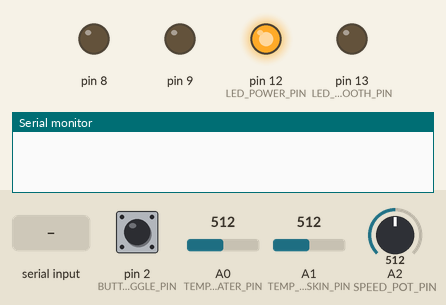
Recording of a sketch running on a simulated Arduino Nano, built with avr-gcc and run on an emulated ATmega328P. On the bench: output pins drawn as LEDs (lit = HIGH), the last lines printed to the serial monitor. Dashed ring = blinking. The test bench sets the inputs (shaded band); at power-on: pin 2 (BUTTON_TOGGLE_PIN) HIGH, A2 (SPEED_POT_PIN) = 512, A1 (TEMP_SENSOR_SKIN_PIN) = 512, A0 (TEMP_SENSOR_WATER_PIN) = 512.

Above: at 2.5 s.
2.6 s: pin 2 (BUTTON_TOGGLE_PIN) pulled LOW for 0.15 s
At 3.0 s:
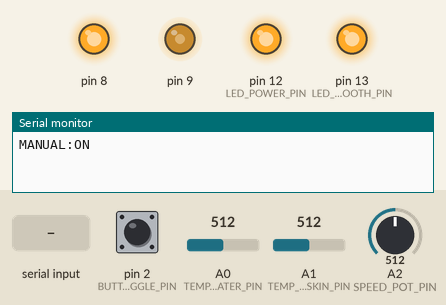
4.2 s: "SPEED:\n" received over Serial
At 5.5 s:
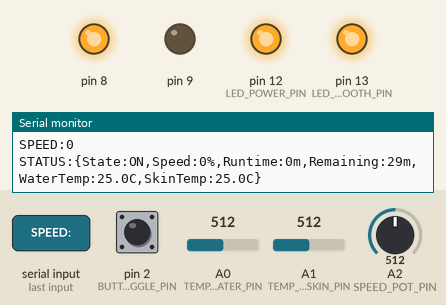
5.8 s: A2 (SPEED_POT_PIN) set to 498
7.3 s: A2 (SPEED_POT_PIN) set to 482
At 8.4 s:
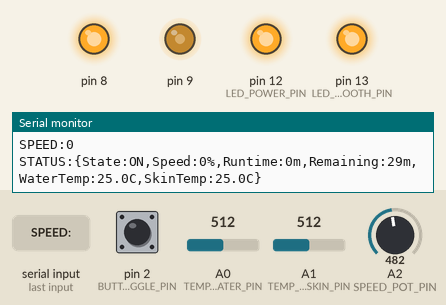
8.8 s: A1 (TEMP_SENSOR_SKIN_PIN) set to 655
11.4 s: A1 (TEMP_SENSOR_SKIN_PIN) set to 685
At 12.72 s:
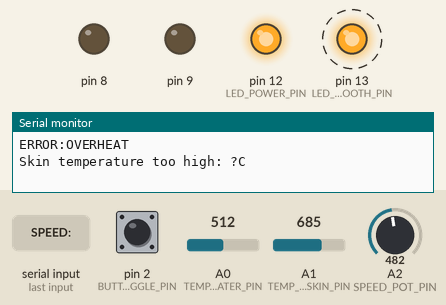
Timing chart, 0 to 15.9 s (numbered marks = the images above; inputs shaded):
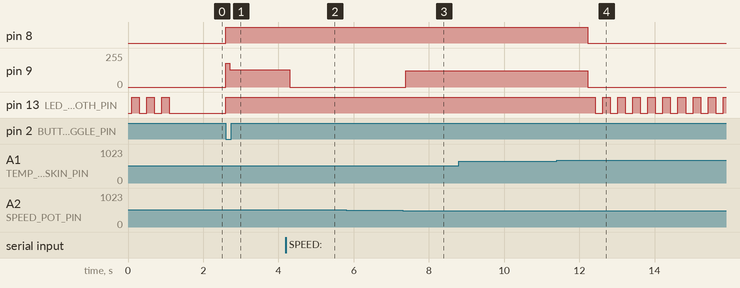

Measured:
- the behaviour switches between 491 and 490 on A2 (SPEED_POT_PIN) (found by bisection; images 2 and 3)
- the behaviour switches between 668 and 669 on A1 (TEMP_SENSOR_SKIN_PIN) (found by bisection; images 3 and 4)
- after the input at 2.6 s, pin 8, pin 13 (LED_BLUETOOTH_PIN): LOW → HIGH at once; pin 9: 0/255 → 180/255 at once, → 130/255 0.10 s later
- after the input at 4.2 s, pin 9: 130/255 → 0/255 after 0.11 s
- after the input at 5.8 s, every drawn part: stays the same
- after the input at 7.3 s, pin 9: 0/255 → 122/255 after 0.09 s
- after the input at 11.4 s, pin 8: HIGH → LOW after 0.82 s; pin 9: 122/255 → 0/255 after 0.82 s; pin 13 (LED_BLUETOOTH_PIN): alternates HIGH for 0.20 s and LOW for 0.20 s, starting after 1.0 s

The sketch:

Testicool.ino
```cpp
/*
 * Firmware.ino
 * Main firmware file for Testicool scrotal cooling device
 *
 * DEVICE OVERVIEW:
 * Testicool is a wearable scrotal cooling device designed for use in
 * 80-100°C sauna environments. It maintains scrotal temperature at
 * 34-35°C using a liquid cooling system with pump control.
 *
 * CONTROL MODES:
 * 1. MANUAL: Physical buttons on water bottle lid (ON/OFF)
 * 2. WIRELESS: Bluetooth app control via smartphone
 *
 * HARDWARE:
 * - Arduino Nano (ATmega328P)
 * - DC water pump (12V, PWM controlled)
 * - HC-05/HC-06 Bluetooth module OR HM-10 BLE module
 * - Push buttons (x2) for manual control
 * - Optional: NTC thermistor for temperature monitoring
 * - 946 mL water reservoir with silicone tubing
 *
 * SAFETY FEATURES:
 * - Maximum 30-minute runtime with auto-shutoff
 * - Temperature monitoring (when sensor installed)
 * - Emergency stop capability
 * - Button debouncing
 *
 * Team: BME 200/300 Section 301
 * Client: Dr. Javier Santiago
 * Advisor: Dr. John Puccinelli
 */

#include "config.h"
#include "pump.h"
#include "bluetooth.h"

// ============================================================================
// GLOBAL STATE VARIABLES
// ============================================================================

// Button state tracking for debouncing
static unsigned long lastButtonPress = 0;
static bool lastButtonState = HIGH;

// Timing variables for non-blocking operation
static unsigned long lastStatusUpdate = 0;
static unsigned long lastTempRead = 0;
static unsigned long lastSpeedRead = 0;

// Speed control tracking
static uint8_t lastPotSpeed = 180;  // Track last potentiometer speed reading

// ============================================================================
// ARDUINO SETUP FUNCTION
// ============================================================================

void setup() {
  // Initialize serial communication for Bluetooth
  bluetoothInit();

  // Initialize pump hardware
  pumpInit();

  // Configure manual control button pin
  pinMode(BUTTON_TOGGLE_PIN, INPUT_PULLUP);   // Internal pull-up resistor

  // Configure optional status LED pins
  #ifdef LED_POWER_PIN
    pinMode(LED_POWER_PIN, OUTPUT);
    digitalWrite(LED_POWER_PIN, HIGH);  // Power LED on
  #endif

  #ifdef LED_BLUETOOTH_PIN
    pinMode(LED_BLUETOOTH_PIN, OUTPUT);
    digitalWrite(LED_BLUETOOTH_PIN, LOW);
  #endif

  // Configure temperature sensor pins (if used)
  #if !SIMULATE_TEMPERATURE
    pinMode(TEMP_SENSOR_WATER_PIN, INPUT);
    pinMode(TEMP_SENSOR_SKIN_PIN, INPUT);
  #endif

  // Configure speed potentiometer pin
  pinMode(SPEED_POT_PIN, INPUT);

  #if DEBUG_MODE
    Serial.println(F("[SETUP] Testicool initialization complete"));
    Serial.println(F("[SETUP] System ready - awaiting commands"));
    Serial.println(F(""));
  #endif

  // Brief startup indication
  blinkLED(LED_BLUETOOTH_PIN, 3, 200);  // 3 blinks to indicate ready
}

// ============================================================================
// ARDUINO MAIN LOOP
// ============================================================================

void loop() {
  // Get current time for non-blocking timing
  unsigned long currentMillis = millis();

  // ========== 1. CHECK MANUAL BUTTONS ==========
  checkManualButtons();

  // ========== 2. PROCESS BLUETOOTH COMMANDS ==========
  if (bluetoothProcessCommands()) {
    // Command was processed - blink BT LED
    #ifdef LED_BLUETOOTH_PIN
      digitalWrite(LED_BLUETOOTH_PIN, HIGH);
      delay(50);
      digitalWrite(LED_BLUETOOTH_PIN, LOW);
    #endif
  }

  // ========== 3. SAFETY CHECK ==========
  // Check pump safety conditions (max runtime, etc.)
  if (pumpCheckSafety()) {
    // Safety shutoff occurred - notify via Bluetooth
    bluetoothSendError("SAFETY_SHUTOFF");
    bluetoothSendMessage("Maximum runtime exceeded");

    #if DEBUG_MODE
      Serial.println(F("[MAIN] Safety shutoff triggered"));
    #endif
  }

  // ========== 4. PERIODIC STATUS UPDATES ==========
  // Send status update every STATUS_UPDATE_INTERVAL_MS
  if (currentMillis - lastStatusUpdate >= STATUS_UPDATE_INTERVAL_MS) {
    lastStatusUpdate = currentMillis;

    // Only send automatic updates if pump is running
    if (pumpGetState() == PUMP_ON) {
      #if DEBUG_MODE
        Serial.println(F("[MAIN] Sending periodic status update"));
      #endif
      bluetoothSendStatus();
    }
  }

  // ========== 5. TEMPERATURE MONITORING ==========
  #if !SIMULATE_TEMPERATURE
  if (currentMillis - lastTempRead >= TEMP_READ_INTERVAL_MS) {
    lastTempRead = currentMillis;

    float waterTemp = readWaterTemperature();
    float skinTemp = readSkinTemperature();

    // Check for temperature-based safety conditions
    if (skinTemp > OVERHEAT_TEMP_C && pumpGetState() == PUMP_ON) {
      pumpEmergencyStop();
      bluetoothSendError("OVERHEAT");
      char msg[64];
      snprintf(msg, sizeof(msg), "Skin temperature too high: %.1fC", skinTemp);
      bluetoothSendMessage(msg);

      #if DEBUG_MODE
        Serial.print(F("[MAIN] OVERHEAT DETECTED: "));
        Serial.print(skinTemp);
        Serial.println(F("C"));
      #endif
    }

    // Optional: Check if water is too warm (not cooling effectively)
    if (waterTemp > 30.0 && pumpGetState() == PUMP_ON) {
      #if DEBUG_MODE
        Serial.print(F("[WARNING] Water temp: "));
        Serial.print(waterTemp);
        Serial.println(F("C - may not cool effectively"));
      #endif
    }
  }
  #endif

  // ========== 6. MANUAL SPEED CONTROL (POTENTIOMETER) ==========
  // Read potentiometer and adjust pump speed
  if (currentMillis - lastSpeedRead >= SPEED_READ_INTERVAL_MS) {
    lastSpeedRead = currentMillis;

    // Only read pot if pump is running
    if (pumpGetState() == PUMP_ON) {
      checkManualSpeedControl();
    }
  }

  // ========== 7. LED STATUS INDICATION ==========
  updateStatusLEDs();

  // Small delay for loop stability (non-blocking)
  delay(LOOP_DELAY_MS);
}

// ============================================================================
// MANUAL BUTTON HANDLING
// ============================================================================

void checkManualButtons() {
  unsigned long currentMillis = millis();

  // ========== TOGGLE BUTTON ==========
  bool buttonState = digitalRead(BUTTON_TOGGLE_PIN);

  // Check for button press (LOW = pressed with pull-up resistor)
  if (buttonState == LOW && lastButtonState == HIGH) {
    // Debounce check
    if (currentMillis - lastButtonPress > BUTTON_DEBOUNCE_MS) {
      lastButtonPress = currentMillis;

      // Toggle pump state
      PumpState currentState = pumpGetState();

      if (currentState == PUMP_ON) {
        // Pump is ON, turn it OFF
        pumpOff();
        bluetoothSendMessage("MANUAL:OFF");

        #if DEBUG_MODE
          Serial.println(F("[BUTTON] Toggle button pressed - Pump OFF"));
        #endif
      } else {
        // Pump is OFF, turn it ON
        if (pumpOn()) {
          bluetoothSendMessage("MANUAL:ON");

          #if DEBUG_MODE
            Serial.println(F("[BUTTON] Toggle button pressed - Pump ON"));
          #endif
        }
      }
    }
  }

  lastButtonState = buttonState;
}

// ============================================================================
// MANUAL SPEED CONTROL (POTENTIOMETER)
// ============================================================================

void checkManualSpeedControl() {
  // Read potentiometer value (0-1023)
  int potValue = analogRead(SPEED_POT_PIN);

  // Map to pump speed range (0-255)
  // Add small deadzone at bottom to ensure pump can be set to "off" speed
  uint8_t newSpeed;
  if (potValue < 20) {
    newSpeed = 0;  // Deadzone at bottom
  } else {
    newSpeed = map(potValue, 20, 1023, 10, 255);  // Map 20-1023 to 10-255
  }

  // Only update if speed changed significantly (> 5 units to reduce jitter)
  if (abs((int)newSpeed - (int)lastPotSpeed) > 5) {
    lastPotSpeed = newSpeed;

    // Set the new pump speed
    if (pumpSetSpeed(newSpeed)) {
      #if DEBUG_MODE
        Serial.print(F("[POT] Manual speed adjusted: "));
        Serial.print(newSpeed);
        Serial.print(F(" ("));
        Serial.print((newSpeed * 100) / 255);
        Serial.println(F("%)"));
      #endif

      // Send notification via Bluetooth (optional - might be too chatty)
      // Uncomment if you want app to update when pot is turned
      // char msg[32];
      // snprintf(msg, sizeof(msg), "MANUAL_SPEED:%d", newSpeed);
      // bluetoothSendMessage(msg);
    }
  }
}

// ============================================================================
// LED STATUS INDICATION
// ============================================================================

void updateStatusLEDs() {
  #ifdef LED_POWER_PIN
    // Power LED always on
    digitalWrite(LED_POWER_PIN, HIGH);
  #endif

  #ifdef LED_BLUETOOTH_PIN
    // Bluetooth LED indicates pump state
    PumpState state = pumpGetState();

    if (state == PUMP_ON) {
      // Solid on when pump running
      digitalWrite(LED_BLUETOOTH_PIN, HIGH);
    } else if (state == PUMP_ERROR) {
      // Fast blink when error
      digitalWrite(LED_BLUETOOTH_PIN, (millis() / 200) % 2);
    } else {
      // Off when pump off
      digitalWrite(LED_BLUETOOTH_PIN, LOW);
    }
  #endif
}

// ============================================================================
// HELPER FUNCTIONS
// ============================================================================

void blinkLED(uint8_t pin, uint8_t times, unsigned int delayMs) {
  #ifdef LED_BLUETOOTH_PIN
    for (uint8_t i = 0; i < times; i++) {
      digitalWrite(pin, HIGH);
      delay(delayMs);
      digitalWrite(pin, LOW);
      delay(delayMs);
    }
  #endif
}

#if !SIMULATE_TEMPERATURE
// NTC 10K Thermistor Parameters
#define THERMISTOR_NOMINAL 10000.0    // Resistance at 25°C (10kΩ)
#define TEMPERATURE_NOMINAL 25.0      // Temperature for nominal resistance (25°C)
#define B_COEFFICIENT 3950.0          // Beta coefficient for NTC thermistor
#define SERIES_RESISTOR 10000.0       // Value of series resistor (10kΩ)

// Calibration offsets (adjust after testing at known temperature)
#define WATER_TEMP_OFFSET 0.0   // Adjust if needed
#define SKIN_TEMP_OFFSET  0.0   // Adjust if needed

// Helper function to read temperature from NTC 10K thermistor
float readThermistorTemperature(int pin) {
  // Read analog value from thermistor
  int rawValue = analogRead(pin);

  // Avoid edge cases
  if (rawValue <= 1) rawValue = 1;
  if (rawValue >= 1022) rawValue = 1022;

  // Calculate resistance of thermistor
  // WIRING: Thermistor to +5V, Resistor to GND
  // Voltage divider: Vout = Vin * (R_series / (R_series + R_thermistor))
  // Therefore: R_thermistor = R_series * ((1023/ADC) - 1)
  float adcFloat = (float)rawValue;
  float resistance = SERIES_RESISTOR * ((1023.0 / adcFloat) - 1.0);

  // Steinhart-Hart equation (simplified B-parameter equation)
  // 1/T = 1/T0 + (1/B) * ln(R/R0)
  float steinhart;
  steinhart = resistance / THERMISTOR_NOMINAL;              // (R/Ro)
  steinhart = log(steinhart);                               // ln(R/Ro)
  steinhart /= B_COEFFICIENT;                               // 1/B * ln(R/Ro)
  steinhart += 1.0 / (TEMPERATURE_NOMINAL + 273.15);        // + (1/To) in Kelvin
  steinhart = 1.0 / steinhart;                              // Invert to get Kelvin
  steinhart -= 273.15;                                      // Convert to Celsius

  return steinhart;
}

float readWaterTemperature() {
  float temp = readThermistorTemperature(TEMP_SENSOR_WATER_PIN);
  return temp + WATER_TEMP_OFFSET;  // Apply calibration offset
}

float readSkinTemperature() {
  float temp = readThermistorTemperature(TEMP_SENSOR_SKIN_PIN);
  return temp + SKIN_TEMP_OFFSET;   // Apply calibration offset
}
#endif

// ============================================================================
// INTERRUPT SERVICE ROUTINES (Optional Enhancement)
// ============================================================================

// Uncomment and modify if you want to use hardware interrupts for buttons
// This provides faster, more reliable button response

/*
void buttonOnISR() {
  static unsigned long lastInterrupt = 0;
  unsigned long currentTime = millis();

  // Debounce
  if (currentTime - lastInterrupt > BUTTON_DEBOUNCE_MS) {
    lastInterrupt = currentTime;
    pumpOn();
  }
}

void buttonOffISR() {
  static unsigned long lastInterrupt = 0;
  unsigned long currentTime = millis();

  // Debounce
  if (currentTime - lastInterrupt > BUTTON_DEBOUNCE_MS) {
    lastInterrupt = currentTime;
    pumpOff();
  }
}

// In setup(), add:
// attachInterrupt(digitalPinToInterrupt(BUTTON_ON_PIN), buttonOnISR, FALLING);
// attachInterrupt(digitalPinToInterrupt(BUTTON_OFF_PIN), buttonOffISR, FALLING);
*/
```

bluetooth.h
```cpp
/*
 * bluetooth.h
 * Bluetooth communication module header for Testicool device
 *
 * This module manages wireless communication with mobile app via:
 * - KS-03 / JDY-31 Classic Bluetooth SPP modules (HM-10 clones)
 * - HC-05 / HC-06 Classic Bluetooth modules
 * - Any other UART-based Bluetooth SPP module
 *
 * Communication is done via UART (SoftwareSerial or hardware Serial)
 * using simple ASCII protocol over Bluetooth Serial Port Profile (SPP)
 *
 * Command Protocol:
 *   FROM APP -> DEVICE:
 *     "ON"              - Turn pump ON
 *     "OFF"             - Turn pump OFF
 *     "SPEED:<value>"   - Set pump speed (0-255)
 *     "STATUS"          - Request status update
 *     "TEMP"            - Request temperature reading
 *
 *   FROM DEVICE -> APP:
 *     "OK"              - Command acknowledged
 *     "ERROR:<msg>"     - Error occurred
 *     "STATUS:<data>"   - Status data
 *     "TEMP:<value>"    - Temperature value in Celsius
 *
 * Team: BME 200/300 Section 301
 */

#ifndef BLUETOOTH_H
#define BLUETOOTH_H

#include <Arduino.h>

// ============================================================================
// BLUETOOTH CONTROL FUNCTIONS
// ============================================================================

/**
 * Initialize Bluetooth module
 * Sets up serial communication at configured baud rate
 * Call this function once in setup()
 */
void bluetoothInit();

/**
 * Process incoming Bluetooth commands
 * Reads and parses commands from Bluetooth serial buffer
 * Call this function regularly in loop()
 * @return true if a command was processed
 */
bool bluetoothProcessCommands();

/**
 * Send status update via Bluetooth
 * Transmits current pump state, speed, runtime, and temperature
 */
void bluetoothSendStatus();

/**
 * Send temperature reading via Bluetooth
 * @param temperature: temperature value in Celsius
 */
void bluetoothSendTemperature(float temperature);

/**
 * Send acknowledgment response
 */
void bluetoothSendOK();

/**
 * Send error message via Bluetooth
 * @param errorMsg: error message string
 */
void bluetoothSendError(const char* errorMsg);

/**
 * Send custom message via Bluetooth
 * @param message: message string to send
 */
void bluetoothSendMessage(const char* message);

/**
 * Check if Bluetooth module is connected
 * @return true if data is available (device likely connected)
 */
bool bluetoothIsConnected();

/**
 * Get formatted device info string
 * @param buffer: character array to store info string
 * @param bufferSize: size of buffer array
 * @return pointer to buffer
 */
char* bluetoothGetDeviceInfo(char* buffer, size_t bufferSize);

#endif // BLUETOOTH_H
```

pump.h
```cpp
/*
 * pump.h
 * Pump control module header for Testicool device
 *
 * This module manages all pump operations including:
 * - Pump initialization
 * - Speed control (PWM)
 * - ON/OFF control
 * - Safety timers and auto-shutoff
 * - Pump state monitoring
 *
 * Team: BME 200/300 Section 301
 */

#ifndef PUMP_H
#define PUMP_H

#include <Arduino.h>

// Pump state enumeration
enum PumpState {
  PUMP_OFF = 0,
  PUMP_ON = 1,
  PUMP_ERROR = 2
};

// ============================================================================
// PUMP CONTROL FUNCTIONS
// ============================================================================

/**
 * Initialize pump hardware and set default state
 * Configures PWM pins, enable pins, and sets pump to OFF
 * Call this function once in setup()
 */
void pumpInit();

/**
 * Turn pump ON at specified speed
 * @param speed: PWM value 0-255 (default uses PUMP_DEFAULT_SPEED from config.h)
 * @return true if pump started successfully, false if error
 */
bool pumpOn(uint8_t speed = 0);

/**
 * Turn pump OFF
 * Immediately stops pump operation and resets timers
 */
void pumpOff();

/**
 * Set pump speed while running
 * @param speed: PWM value 0-255
 * @return true if speed was set, false if pump is off or error
 */
bool pumpSetSpeed(uint8_t speed);

/**
 * Get current pump speed
 * @return current PWM value (0-255), 0 if pump is off
 */
uint8_t pumpGetSpeed();

/**
 * Get current pump state
 * @return PumpState enum value (PUMP_OFF, PUMP_ON, PUMP_ERROR)
 */
PumpState pumpGetState();

/**
 * Get pump runtime in milliseconds
 * @return time since pump was turned on (milliseconds)
 */
unsigned long pumpGetRuntime();

/**
 * Get remaining runtime before auto-shutoff
 * @return milliseconds remaining, 0 if pump is off
 */
unsigned long pumpGetRemainingTime();

/**
 * Check if pump has exceeded maximum runtime
 * Automatically shuts off pump if MAX_RUN_TIME_MS is exceeded
 * Call this function regularly in loop()
 * @return true if pump was auto-stopped due to timeout
 */
bool pumpCheckSafety();

/**
 * Reset pump error state
 * Call after addressing error condition
 */
void pumpResetError();

/**
 * Emergency stop - immediate pump shutoff
 * Used for critical safety situations
 */
void pumpEmergencyStop();

/**
 * Get pump status as formatted string
 * @param buffer: character array to store status string
 * @param bufferSize: size of buffer array
 * @return pointer to buffer
 */
char* pumpGetStatusString(char* buffer, size_t bufferSize);

#endif // PUMP_H
```

Source omitted: bluetooth.cpp (9506 bytes), pump.cpp (6147 bytes), config.h (5688 bytes)
